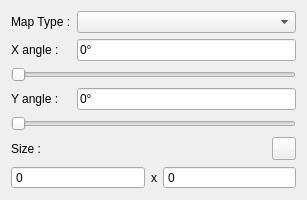
<?xml version="1.0" encoding="UTF-8"?>
<ui version="4.0">
 <class>MapEditors</class>
 <widget class="QWidget" name="MapEditors">
  <property name="geometry">
   <rect>
    <x>0</x>
    <y>0</y>
    <width>307</width>
    <height>194</height>
   </rect>
  </property>
  <property name="windowTitle">
   <string>Form</string>
  </property>
  <layout class="QGridLayout" name="gridLayout">
   <item row="1" column="0">
    <widget class="QLabel" name="label">
     <property name="text">
      <string>X angle :</string>
     </property>
    </widget>
   </item>
   <item row="3" column="0">
    <widget class="QLabel" name="label_2">
     <property name="text">
      <string>Y angle :</string>
     </property>
    </widget>
   </item>
   <item row="5" column="0">
    <widget class="QLabel" name="label_3">
     <property name="text">
      <string>Size :</string>
     </property>
    </widget>
   </item>
   <item row="5" column="2">
    <widget class="QToolButton" name="resizing">
     <property name="icon">
      <iconset resource="../../../Icons/ressources.qrc">
       <normaloff>:/Icons/editer.png</normaloff>:/Icons/editer.png</iconset>
     </property>
    </widget>
   </item>
   <item row="4" column="0" colspan="3">
    <widget class="QSlider" name="angleY">
     <property name="maximum">
      <number>900</number>
     </property>
     <property name="orientation">
      <enum>Qt::Horizontal</enum>
     </property>
    </widget>
   </item>
   <item row="3" column="1" colspan="2">
    <widget class="QLineEdit" name="vAngleY">
     <property name="text">
      <string>0°</string>
     </property>
     <property name="readOnly">
      <bool>true</bool>
     </property>
    </widget>
   </item>
   <item row="2" column="0" colspan="3">
    <widget class="QSlider" name="angleX">
     <property name="maximum">
      <number>900</number>
     </property>
     <property name="orientation">
      <enum>Qt::Horizontal</enum>
     </property>
    </widget>
   </item>
   <item row="1" column="1" colspan="2">
    <widget class="QLineEdit" name="vAngleX">
     <property name="text">
      <string>0°</string>
     </property>
     <property name="readOnly">
      <bool>true</bool>
     </property>
    </widget>
   </item>
   <item row="6" column="0" colspan="3">
    <layout class="QHBoxLayout" name="horizontalLayout_2" stretch="1,0,1">
     <item>
      <widget class="QSpinBox" name="mapWidth_2">
       <property name="readOnly">
        <bool>true</bool>
       </property>
       <property name="buttonSymbols">
        <enum>QAbstractSpinBox::NoButtons</enum>
       </property>
       <property name="maximum">
        <number>10000</number>
       </property>
      </widget>
     </item>
     <item>
      <widget class="QLabel" name="label_5">
       <property name="text">
        <string>x</string>
       </property>
      </widget>
     </item>
     <item>
      <widget class="QSpinBox" name="mapHeight_2">
       <property name="readOnly">
        <bool>true</bool>
       </property>
       <property name="buttonSymbols">
        <enum>QAbstractSpinBox::NoButtons</enum>
       </property>
       <property name="maximum">
        <number>1000</number>
       </property>
      </widget>
     </item>
    </layout>
   </item>
   <item row="5" column="1">
    <spacer name="horizontalSpacer2">
     <property name="orientation">
      <enum>Qt::Horizontal</enum>
     </property>
     <property name="sizeHint" stdset="0">
      <size>
       <width>40</width>
       <height>20</height>
      </size>
     </property>
    </spacer>
   </item>
   <item row="0" column="0">
    <widget class="QLabel" name="label_4">
     <property name="text">
      <string>Map Type :</string>
     </property>
    </widget>
   </item>
   <item row="0" column="1" colspan="2">
    <widget class="QComboBox" name="comboBox"/>
   </item>
  </layout>
  <zorder>label_3</zorder>
  <zorder>resizing</zorder>
  <zorder>angleY</zorder>
  <zorder>angleX</zorder>
  <zorder>vAngleY</zorder>
  <zorder>label</zorder>
  <zorder>vAngleX</zorder>
  <zorder>label_2</zorder>
  <zorder>label_4</zorder>
  <zorder>comboBox</zorder>
 </widget>
 <resources>
  <include location="../../../Icons/ressources.qrc"/>
 </resources>
 <connections/>
</ui>
